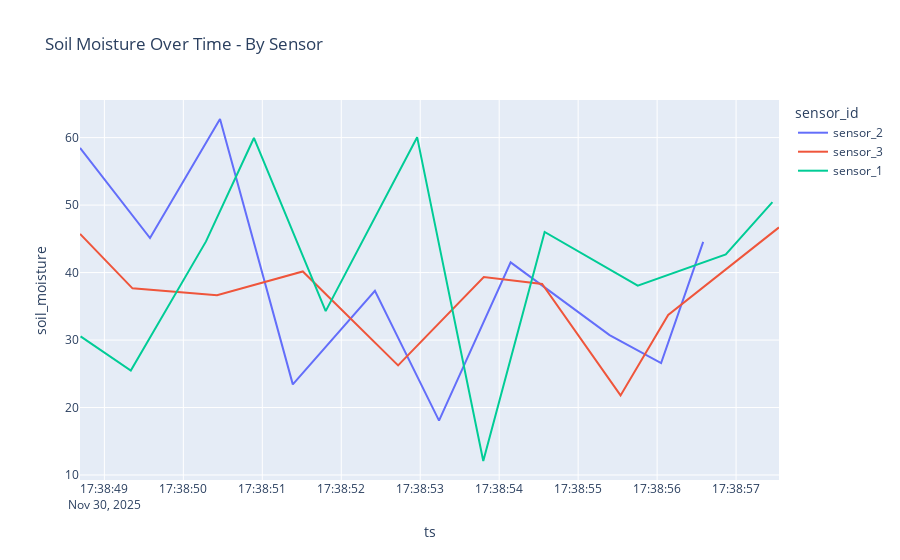

Write notebook code for a chart like this one.
### Code cell
import pandas as pd, plotly.express as px

df = pd.read_csv("agri_data.csv", parse_dates=['ts'])
df = df.sort_values('ts')

fig = px.line(df, x='ts', y='soil_moisture', color='sensor_id',
              title='Soil Moisture Over Time - By Sensor')
fig.show()

### Figure 1 — Plotly figure (JSON) as saved in the notebook; plotly's stock layout.template omitted (floating-point values rounded to 4 significant figures)
{"data": [{"hovertemplate": "sensor_id=sensor_2<br>ts=%{x}<br>soil_moisture=%{y}<extra></extra>", "legendgroup": "sensor_2", "line": {"color": "#636efa", "dash": "solid"}, "marker": {"symbol": "circle"}, "mode": "lines", "name": "sensor_2", "orientation": "v", "showlegend": true, "type": "scatter", "x": ["2025-11-30T17:38:48.691305000", "2025-11-30T17:38:49.577762000", "2025-11-30T17:38:50.464383000", "2025-11-30T17:38:51.386400000", "2025-11-30T17:38:52.426181000", "2025-11-30T17:38:53.238114000", "2025-11-30T17:38:54.145026000", "2025-11-30T17:38:55.398032000", "2025-11-30T17:38:56.050542000", "2025-11-30T17:38:56.583578000"], "xaxis": "x", "y": [58.47, 45.11, 62.76, 23.43, 37.29, 18.06, 41.52, 30.74, 26.58, 44.54], "yaxis": "y"}, {"hovertemplate": "sensor_id=sensor_3<br>ts=%{x}<br>soil_moisture=%{y}<extra></extra>", "legendgroup": "sensor_3", "line": {"color": "#EF553B", "dash": "solid"}, "marker": {"symbol": "circle"}, "mode": "lines", "name": "sensor_3", "orientation": "v", "showlegend": true, "type": "scatter", "x": ["2025-11-30T17:38:48.691966000", "2025-11-30T17:38:49.355946000", "2025-11-30T17:38:50.426394000", "2025-11-30T17:38:51.512992000", "2025-11-30T17:38:52.719617000", "2025-11-30T17:38:53.804938000", "2025-11-30T17:38:54.543927000", "2025-11-30T17:38:55.536898000", "2025-11-30T17:38:56.140103000", "2025-11-30T17:38:57.543572000"], "xaxis": "x", "y": [45.73, 37.66, 36.65, 40.16, 26.25, 39.35, 38.3, 21.79, 33.72, 46.69], "yaxis": "y"}, {"hovertemplate": "sensor_id=sensor_1<br>ts=%{x}<br>soil_moisture=%{y}<extra></extra>", "legendgroup": "sensor_1", "line": {"color": "#00cc96", "dash": "solid"}, "marker": {"symbol": "circle"}, "mode": "lines", "name": "sensor_1", "orientation": "v", "showlegend": true, "type": "scatter", "x": ["2025-11-30T17:38:48.698401000", "2025-11-30T17:38:49.334780000", "2025-11-30T17:38:50.287200000", "2025-11-30T17:38:50.894029000", "2025-11-30T17:38:51.802694000", "2025-11-30T17:38:52.960918000", "2025-11-30T17:38:53.798400000", "2025-11-30T17:38:54.575594000", "2025-11-30T17:38:55.754714000", "2025-11-30T17:38:56.869849000", "2025-11-30T17:38:57.460387000"], "xaxis": "x", "y": [30.54, 25.48, 44.62, 59.95, 34.29, 60.07, 12.08, 46.01, 38.06, 42.68, 50.45], "yaxis": "y"}], "layout": {"legend": {"title": {"text": "sensor_id"}, "tracegroupgap": 0}, "title": {"text": "Soil Moisture Over Time - By Sensor"}, "xaxis": {"anchor": "y", "domain": [0, 1], "title": {"text": "ts"}}, "yaxis": {"anchor": "x", "domain": [0, 1], "title": {"text": "soil_moisture"}}}}
